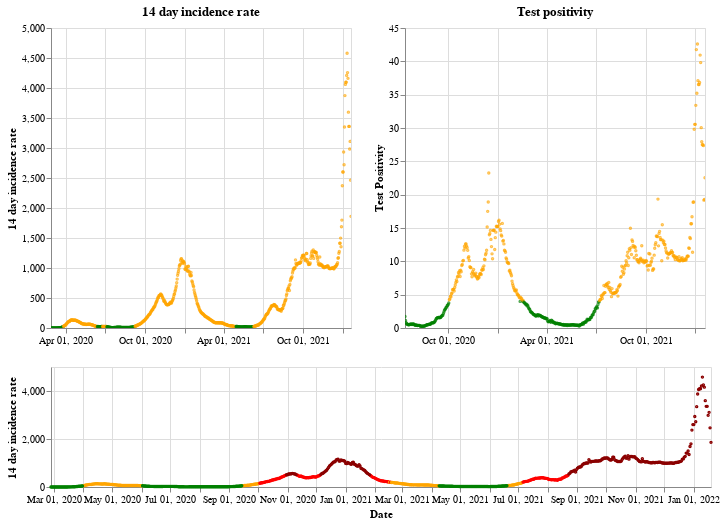

The cell this chart's notebook holds for it:
### Markdown cell above
## Wales

### Code cell
plot_traffic_light('Wales')

### Figure 1 — Vega-Lite specification as saved in the notebook (floating-point values rounded to 4 significant figures; data arrays with more than 128 entries replaced by an {"elided": "..."} marker saying what was removed)
{"config": {"view": {"continuousWidth": 400, "continuousHeight": 300}}, "vconcat": [{"hconcat": [{"mark": {"type": "point", "size": 2}, "encoding": {"color": {"condition": {"value": "green", "test": "(datum.twoWeeklyCasesRate <= 25)"}, "value": "orange"}, "tooltip": [{"type": "nominal", "field": "areaName"}, {"type": "temporal", "field": "date"}, {"type": "quantitative", "field": "twoWeeklyCasesRate"}, {"type": "quantitative", "field": "testPositivity"}], "x": {"type": "temporal", "axis": {"title": ""}, "field": "date", "scale": {"domain": {"selection": "DateBrush"}}, "timeUnit": "yearmonthdate"}, "y": {"type": "quantitative", "axis": {"title": "14 day incidence rate"}, "field": "twoWeeklyCasesRate"}}, "title": "14 day incidence rate", "width": 300}, {"mark": {"type": "point", "size": 2}, "encoding": {"color": {"condition": {"value": "green", "test": "(datum.testPositivity <= 4)"}, "value": "orange"}, "tooltip": [{"type": "nominal", "field": "areaName"}, {"type": "temporal", "field": "date"}, {"type": "quantitative", "field": "twoWeeklyCasesRate"}, {"type": "quantitative", "field": "testPositivity"}], "x": {"type": "temporal", "axis": {"title": ""}, "field": "date", "scale": {"domain": {"selection": "DateBrush"}}, "timeUnit": "yearmonthdate"}, "y": {"type": "quantitative", "axis": {"title": "Test Positivity"}, "field": "testPositivity"}}, "title": "Test positivity", "width": 300}]}, {"layer": [{"mark": {"type": "point", "size": 2}, "encoding": {"color": {"condition": {"value": "orange", "test": "(((datum.testPositivity < 4) && (datum.twoWeeklyCasesRate >= 50)) && (datum.twoWeeklyCasesRate < 200))"}, "value": "red"}, "opacity": {"condition": {"value": 1, "test": "((datum.twoWeeklyCasesRate >= 50) && (datum.twoWeeklyCasesRate < 500))"}, "value": 0}, "tooltip": [{"type": "nominal", "field": "areaName"}, {"type": "temporal", "field": "date"}, {"type": "quantitative", "field": "twoWeeklyCasesRate"}, {"type": "quantitative", "field": "testPositivity"}], "x": {"type": "temporal", "axis": {"title": "Date"}, "field": "date", "timeUnit": "yearmonthdate"}, "y": {"type": "quantitative", "axis": {"title": "14 day incidence rate"}, "field": "twoWeeklyCasesRate"}}, "selection": {"DateBrush": {"type": "interval", "encodings": ["x"], "fields": ["Time"]}}}, {"mark": {"type": "point", "size": 2}, "encoding": {"color": {"value": "darkred"}, "opacity": {"condition": {"value": 1, "test": "(datum.twoWeeklyCasesRate >= 500)"}, "value": 0}, "tooltip": [{"type": "nominal", "field": "areaName"}, {"type": "temporal", "field": "date"}, {"type": "quantitative", "field": "twoWeeklyCasesRate"}, {"type": "quantitative", "field": "testPositivity"}], "x": {"type": "temporal", "axis": {"title": "Date"}, "field": "date", "timeUnit": "yearmonthdate"}, "y": {"type": "quantitative", "axis": {"title": "14 day incidence rate"}, "field": "twoWeeklyCasesRate"}}}, {"mark": {"type": "point", "size": 2}, "encoding": {"color": {"condition": {"value": "green", "test": "((datum.testPositivity < 4) && (datum.twoWeeklyCasesRate < 50))"}, "value": "orange"}, "opacity": {"condition": {"value": 1, "test": "(datum.twoWeeklyCasesRate < 50)"}, "value": 0}, "tooltip": [{"type": "nominal", "field": "areaName"}, {"type": "temporal", "field": "date"}, {"type": "quantitative", "field": "twoWeeklyCasesRate"}, {"type": "quantitative", "field": "testPositivity"}], "x": {"type": "temporal", "axis": {"title": "Date"}, "field": "date", "timeUnit": "yearmonthdate"}, "y": {"type": "quantitative", "axis": {"title": "14 day incidence rate"}, "field": "twoWeeklyCasesRate"}}}], "height": 120, "width": 660}], "data": {"name": "data-9e0afbdd69e01baa22f38d8f7fb2fe40"}, "$schema": "https://vega.github.io/schema/vega-lite/v4.8.1.json", "datasets": {"data-9e0afbdd69e01baa22f38d8f7fb2fe40": {"elided": "693 records"}}}
